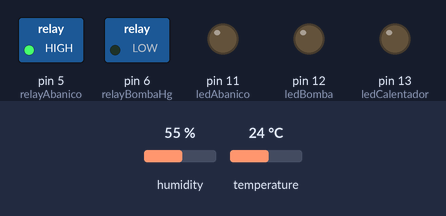
The sketch below on a simulated Arduino Uno, built with avr-gcc and run on an emulated ATmega328P. Parts: switched loads named in the sketch (green lamp = pin HIGH), output pins drawn as LEDs (lit = HIGH). Inputs (shaded band) come from the test bench; at power-on: humidity 55 %, temperature 24 °C. What the sketch prints to the serial monitor is not drawn.

Above: at 4.9 s.
5.0 s: humidity set to 89 %
9.9 s: humidity set to 92 %
At 11.9 s:
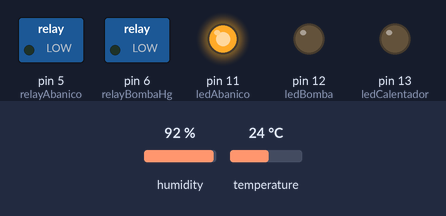
13.1 s: temperature set to 22.3 °C
16.3 s: temperature set to 21.3 °C
At 17.2 s:
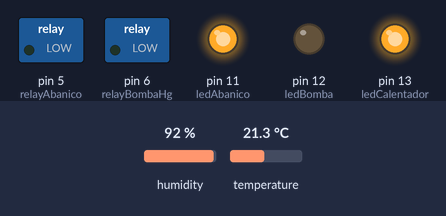
19.5 s: humidity set to 22 %
At 21.8 s:
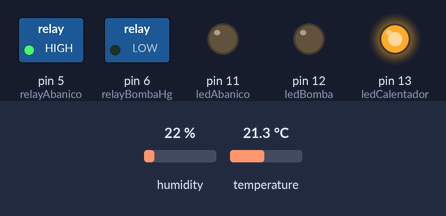
22.7 s: humidity set to 91 %
At 23.6 s:
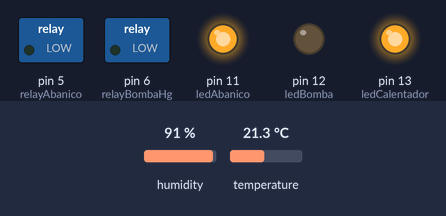
Timing chart, 0 to 25.7 s (numbered marks = the images above; inputs shaded):
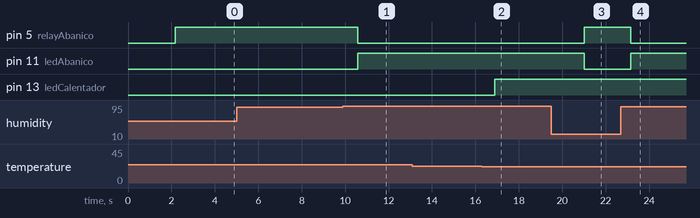

Measured:
- the behaviour switches between 90 and 91 % on humidity (found by bisection; images 0 and 1)
- the behaviour switches between 22 and 21.9 °C on temperature (found by bisection; images 1 and 2)
- after the input at 5.0 s, every drawn part: stays the same
- after the input at 9.9 s, pin 5 (relayAbanico): HIGH → LOW after 0.69 s; pin 11 (ledAbanico): LOW → HIGH after 0.69 s
- after the input at 13.1 s, every drawn part: stays the same
- after the input at 16.3 s, pin 13 (ledCalentador): LOW → HIGH after 0.60 s
- after the input at 19.5 s, pin 5 (relayAbanico): LOW → HIGH after 1.5 s; pin 11 (ledAbanico): HIGH → LOW after 1.5 s
- after the input at 22.7 s, pin 5 (relayAbanico): HIGH → LOW after 0.45 s; pin 11 (ledAbanico): LOW → HIGH after 0.45 s

The sketch:

humedad_temperatura_controlada.ino
```cpp
#include "DHT.h"
//En funciones.h:////////////////////////////////////
#define DHTTYPE DHT21   // DHT 21 (AM2301)
#define DHTPIN 2
DHT dht(DHTPIN, DHTTYPE);    //Se inicia una variable que sera usada
float humLeida, tempLeida  ;

int tempMax= 26;
int tempMin=22;
int humMin= 80;
int humMax=90;

const int relayBombaHg = 6;                     //Pin en el que está conectado el relay de la Bomba que se activa o no segun medicion del Higrometro
const int relayAbanico=5;                      //Pin en el que está conectado el relay del abanico que se enciende o no segun medicion de Temperatura
const int relayCalentador=7;

int ledAbanico=11;                   //LED que debe encenderse si abanico esta encendido
int ledBomba=12;                     //LED que debe encenderse si bomba de riego esta encendida
int ledCalentador= 13;  //*****************VERIFICAR PIN *********** //LED que debe encenderse si calentador esta encendido

//////////////////////////////////////////////////


void setup() {
 Serial.begin(9600);    //Se inicia la comunicacion serial
 pinMode (relayBombaHg,OUTPUT);               //Configurar relayBombaHg como salida
 pinMode (relayAbanico,OUTPUT);               //Configurar relayBombaHg como salida
 pinMode(ledAbanico, OUTPUT);                 //Configuramos ledAbanico como salida
 pinMode(ledBomba, OUTPUT);                  //Configuramos ledBomba como salida
 pinMode(ledCalentador, OUTPUT);              //Configuramos ledCalentador como salida
 Serial.println("Prueba DHT");
 dht.begin();           //Se inicia el sensor
}
void loop() {
 delay(2000);    //Se establece un retraso porque el sensor solo realiza una lectura cada ?(cuantos segundos? 2000 si son 2 s)
 // Reading temperature or humidity takes about 250 milliseconds!
 // Sensor readings may also be up to 2 seconds 'old' (its a very slow sensor)

 humLeida = dht.readHumidity();       //Se lee la humedad.Se establece h de variable de humedad relativa.
 tempLeida = dht.readTemperature();    //Se lee la temperatura. Se establece t de variable de temperatura.
 // || es un "o"
//Con la funcion isnan controlamos que el valor recibido del sensor sea un número, sino dara error
// NaN (not a number) --> si t (valor medido de temperatura) o h (valor medido de humedad), no es un numero se imprime que hubo un fallo.
 if (isnan(tempLeida) || isnan(humLeida)) {
   Serial.println("Fallo al leer del sensor DHT");
   //return;
 } else {
  //Se imprimen las variables obtenidas

   Serial.print("Humedad: ");
   Serial.print(humLeida);
   Serial.print(" %\t");
   Serial.print("Temperatura: ");
   Serial.print(tempLeida);
   Serial.println(" *C");

 //OJO: los reles en LOW encienden, en HIGH apagan

      if (tempLeida>tempMax & humLeida>humMax){
        Serial.print("La temperatura y humedad esta por encima de los maximos permitidos");
        digitalWrite(relayAbanico,LOW); //Si la temperatura y humedad sobrepasan los maximos, se ENCIENDE el abanico
        digitalWrite(ledAbanico,HIGH); //Si temperatura es muy alta encienda LED, que indica que el abanico esta encendido
        digitalWrite(relayCalentador,HIGH); // Si estaba prendido el calentador, se apaga
        digitalWrite(ledCalentador,LOW); //Se apaga el LED que dice que el calentador esta encendido

      } else if (tempLeida>tempMax & humLeida<humMin ){
        Serial.print("La temperatura esta por encima de lo permitido, y la humedad por debajo del minimo");
        digitalWrite(relayAbanico,LOW); //Si la temperatura sobrepasa el maximo, se ENCIENDE el abanico
        digitalWrite(ledAbanico,HIGH); //Si temperatura es muy alta encienda LED, que indica que el abanico esta encendido

        digitalWrite(relayCalentador,HIGH); // Si estaba prendido el calentador, apaguelo
        digitalWrite(ledCalentador,LOW); //Apague el LED que dice que el calentador esta encendido
        Serial.print("ALARMA: necesita rociar un poco de agua para aumentar la humedad del ambiente");

      } else if (tempLeida<tempMin & humLeida>humMax){
        Serial.print("La temperatura esta por debajo del minimo y la humedad por encima del maximo");
        digitalWrite(relayCalentador,LOW); // Si temperatura baja del minimo, se ENCIENDE calentador
        digitalWrite(ledCalentador,HIGH); //Se enciende el LED que dice que el calentador esta encendido

        digitalWrite(relayAbanico,LOW); //Si la humedad sobrepasa el valor maximo, se ENCIENDE el abanico
        digitalWrite(ledAbanico,HIGH); //Se enciende el LED que indica que el abanico esta encendido

      } else if (tempLeida<tempMin & humLeida<humMin ){
        Serial.print("La humedad y temperatura estan por debajo de los minimos permitidos");
        digitalWrite(relayCalentador,LOW); // Si temperatura baja del minimo, se ENCIENDE calentador
        digitalWrite(ledCalentador,HIGH); //Se enciende el LED que dice que el calentador esta encendido

        digitalWrite(relayAbanico,HIGH); // Si estaba prendido el abanico, apaguelo
        digitalWrite(ledAbanico,LOW); //Apague el LED que dice que el abanic esta encendido

        Serial.print("ALARMA: necesita rociar un poco de agua para aumentar la humedad del ambiente");

      } else {
        //Se entra a este caso es porque la humedad esta en el rango ideal o la temperatura esta en el rango ideal, y el otro esta fuera del rango
        //Al siguiente caso entra si la temperatura esta en el rango ideal, y la humedad esta mal:

        if (humLeida>humMax || humLeida<humMin){
          Serial.print("La temperatura se encuentra en rangos ideales, su problema es con la humedad");
          if (humLeida>humMax){
            Serial.print("La humedad es MAYOR de lo que deberia.\nDebe encenderse el abanico.");
            digitalWrite(relayAbanico,LOW); //Si la humedad sobrepasa el valor maximo, se ENCIENDE el abanico
            digitalWrite(ledAbanico,HIGH); //Se enciende el LED que indica que el abanico esta encendido

            digitalWrite(relayCalentador,HIGH); // Si estaba prendido el calentador, apaguelo
            digitalWrite(ledCalentador,LOW); //Apague el LED que dice que el calentador esta encendido

          } else { // Este caso seria si la humedad esta por debajo de la minima
            Serial.print("La humedad es MENOR de lo que deberia.");
            Serial.print("ALARMA: necesita rociar un poco de agua para aumentar la humedad del ambiente");

            digitalWrite(relayCalentador,HIGH); // Si estaba prendido el calentador, apaguelo
            digitalWrite(ledCalentador,LOW); //Apague el LED que dice que el calentador esta encendido

            digitalWrite(relayAbanico,HIGH); // Si estaba prendido el abanico, apaguelo
            digitalWrite(ledAbanico,LOW); //Apague el LED que dice que el abanic esta encendido
            }


        } else if (tempLeida>tempMax || tempLeida<tempMin) {   //Se entra aqui si humedad es ideal y temperatura se sale de los rangos
              Serial.print("La humedad se encuentra en rangos ideales, su problema es con la temperatura");
              if (tempLeida>tempMax){
                Serial.print("La temperatura es MAYOR de lo que deberia.\nDebe encenderse el abanico");
                digitalWrite(relayAbanico,LOW); //Si la humedad sobrepasa el valor maximo, se ENCIENDE el abanico
                digitalWrite(ledAbanico,HIGH); //Se enciende el LED que indica que el abanico esta encendido

                digitalWrite(relayCalentador,HIGH); // Si estaba prendido el calentador, apaguelo
                digitalWrite(ledCalentador,LOW); //Apague el LED que dice que el calentador esta encendido

              }else {  // Este caso es si la humedad es ideal y la temp es minima
                Serial.print("La temperatura es MENOR de lo que deberia.\nDebe encenderse el calentador");
                digitalWrite(relayCalentador,LOW); // Si temperatura baja del minimo, se ENCIENDE calentador
                digitalWrite(ledCalentador,HIGH); //Se enciende el LED que dice que el calentador esta encendido

                digitalWrite(relayAbanico,HIGH); // Si estaba prendido el abanico, apaguelo
                digitalWrite(ledAbanico,LOW); //Apague el LED que dice que el abanico esta encendido
              }

        }else {
              Serial.print(" Muy bien, tanto temperatura como humedad estan en rangos ideales!!!! ");
        }

        }

      }


} // del loop
```
